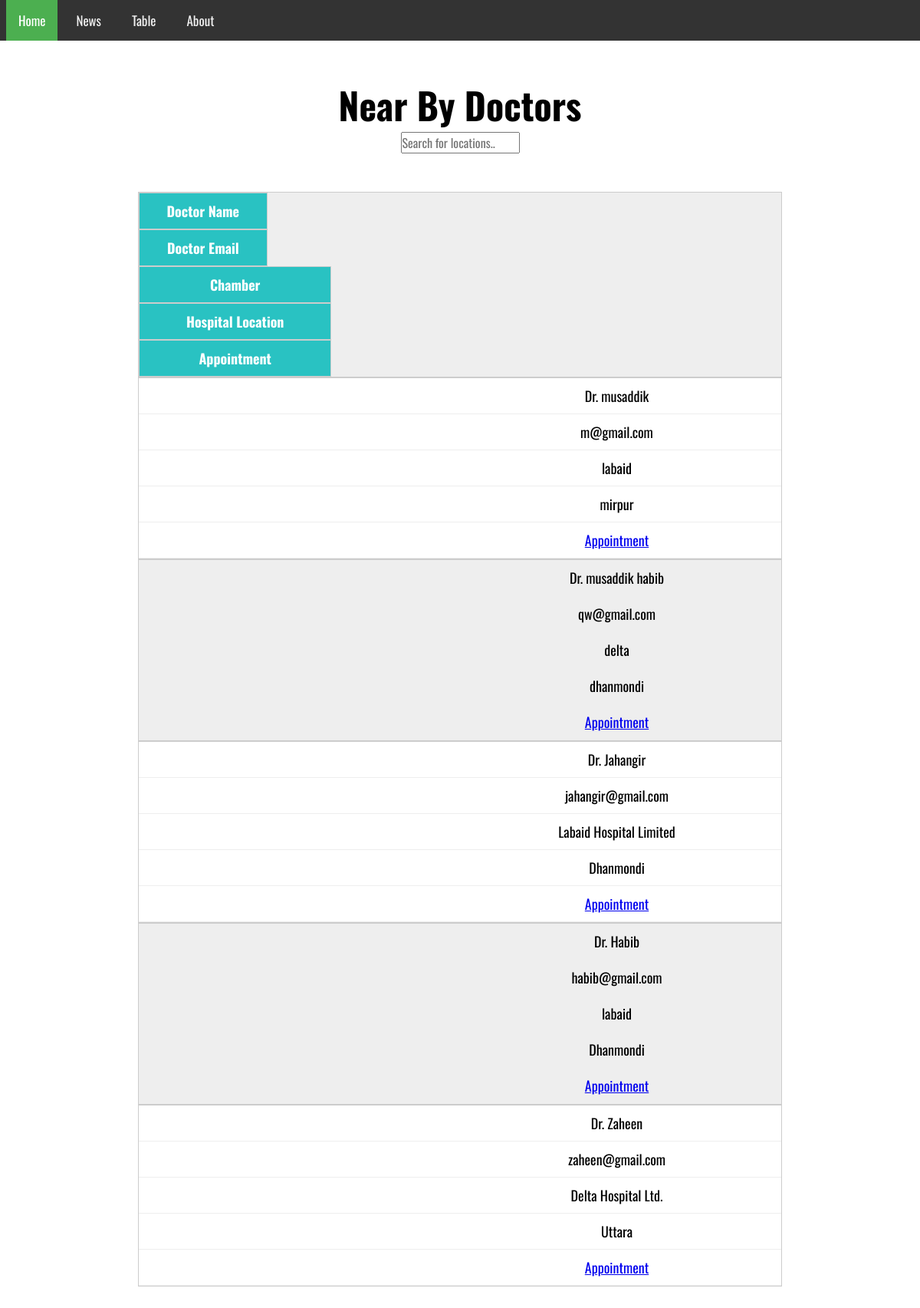
The page /test1.php on the database its author committed.
### tables this page shows
CREATE TABLE `doctable` (
  `doc_id` int(11) NOT NULL,
  `doc_name` varchar(20) NOT NULL,
  `doc_email` varchar(20) NOT NULL,
  `doc_password` text NOT NULL,
  `chamber_name` text NOT NULL,
  `hospital_location` text NOT NULL,
  `available` varchar(20) NOT NULL
);

### test1.php (the view, shortened to what this page needs)
<!DOCTYPE html>
<html lang="en">
<head>
    <link rel="stylesheet" href="css/style.css">
    <link rel="stylesheet" href="https://cdnjs.cloudflare.com/ajax/libs/font-awesome/4.7.0/css/font-awesome.min.css">
</head>
<body>
<div class="topnav" id="myTopnav">
    <a href="index.php" class="active">Home</a>
    <a href="#news">News</a>
    <a href="table.php">Table</a>
    <a href="#about">About</a>
  </div>
  <div class="doctable" style="width:70%; text-align:center; margin:auto;">
  <h2 style="margin-top: 3rem; font-size:3rem;">Near By Doctors </h2>
<input type="text" id="myInput" onkeyup="myFunction()" placeholder="Search for locations.." title="Type in a name">
<table id="myTable">
  <tr class="header">
    <th style="width:20%;">Doctor Name</th>
    <th style="width:20%;">Doctor Email</th>
    <th style="width:30%;">Chamber</th>
    <th style="width:30%;">Hospital Location</th>
    <th style="width:30%;">Appointment</th>
  </tr>
<?php
include ('includes/dbh.inc.php');
$sql =  " SELECT * FROM doctable  ";
$result = $conn->query($sql);
if ($result->num_rows > 0) {
  while($row = $result->fetch_assoc()) {
    ?>
<tr>
      <td name="s_doc_name" value =" "><?php echo $row['doc_name'] ?></td>
      <td name="s_doc_email"  value =" "><?php echo $row['doc_email'] ?></td>
      <td name="s_doc_cham"  value =" "><?php echo $row['chamber_name'] ?></td>
      <td name="s_doc_hos"  value =" "><?php echo $row['hospital_location'] ?></td>
      <?php $value = $row['doc_id'];?>
      <td > <a href='test.php?value_key=<?php echo $value?>'>Appointment</a> </td>
</tr>
<?php
  }
} else {
  ?>
  <tr>
    <td colspan="5" style="text-align:center;">NO DATATABLE</td>
</tr>
  <?php
}
?>
</table>
  </div>
</body>
</html>

### css/style.css (style rules this page uses)
* { margin: 0; padding: 0; box-sizing: border-box; font-family: 'Oswald', sans-serif; font-size: 1em; }
.topnav { background-color: #333; overflow: hidden; }
.topnav button, .topnav a { float: left; display: block; color: #f2f2f2; text-align: center; padding: 14px 16px; text-decoration: none; font-size: 17px; transition: all .4s; -webkit-transition: all .4s; -moz-transition: all .4s; -ms-transition: all .4s; -o-transition: all .4s; margin-left: .5rem; }
.topnav a.active { background-color: #4CAF50; color: white; }
table { width: 75%; border-collapse: collapse; margin:50px auto; }
tr:nth-of-type(odd) { background: #eee; }
th { background: #29c2c2; color: white; font-weight: bold; }
td, th { padding: 10px; border: 1px solid #ccc; text-align: center; font-size: 18px; }
@media only screen and (max-width: 760px),
(min-device-width: 768px) and (max-device-width: 1024px) { table { width: 100%; } }
@media only screen and (max-width: 760px),
(min-device-width: 768px) and (max-device-width: 1024px) { table, thead, tbody, th, td, tr { display: block; } }
@media only screen and (max-width: 760px),
(min-device-width: 768px) and (max-device-width: 1024px) { tr { border: 1px solid #ccc; } }
@media only screen and (max-width: 760px),
(min-device-width: 768px) and (max-device-width: 1024px) { td { border: none; border-bottom: 1px solid #eee; position: relative; padding-left: 50%; } }
@media only screen and (max-width: 760px),
(min-device-width: 768px) and (max-device-width: 1024px) { td:before { position: absolute; top: 6px; left: 6px; width: 45%; padding-right: 10px; white-space: nowrap; content: attr(data-column); color: #000; font-weight: bold; } }

### rows shown on the page
doctable: doc_name "Dr. musaddik", doc_email "m@gmail.com", chamber_name "labaid", hospital_location "mirpur"
doctable: doc_name "Dr. musaddik habib", doc_email "qw@gmail.com", chamber_name "delta", hospital_location "dhanmondi"
doctable: doc_name "Dr. Jahangir", doc_email "jahangir@gmail.com", chamber_name "Labaid Hospital Limited", hospital_location "Dhanmondi"
doctable: doc_name "Dr. Habib", doc_email "habib@gmail.com", chamber_name "labaid", hospital_location "Dhanmondi"
doctable: doc_name "Dr. Zaheen", doc_email "zaheen@gmail.com", chamber_name "Delta Hospital Ltd.", hospital_location "Uttara"
